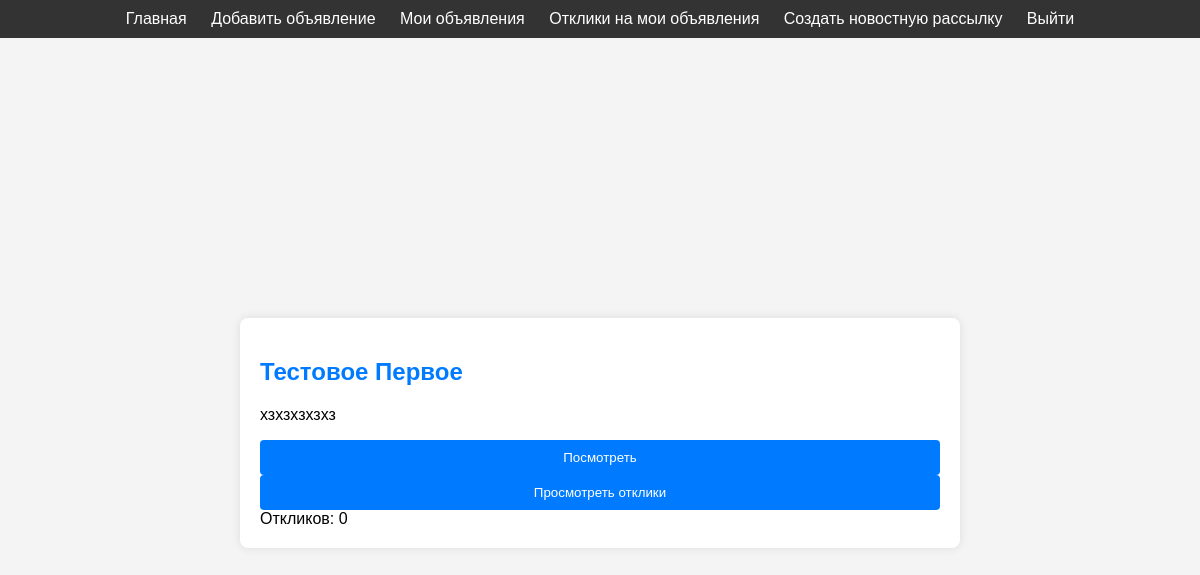
Before: /my-posts/ (signed in) with the older database file.
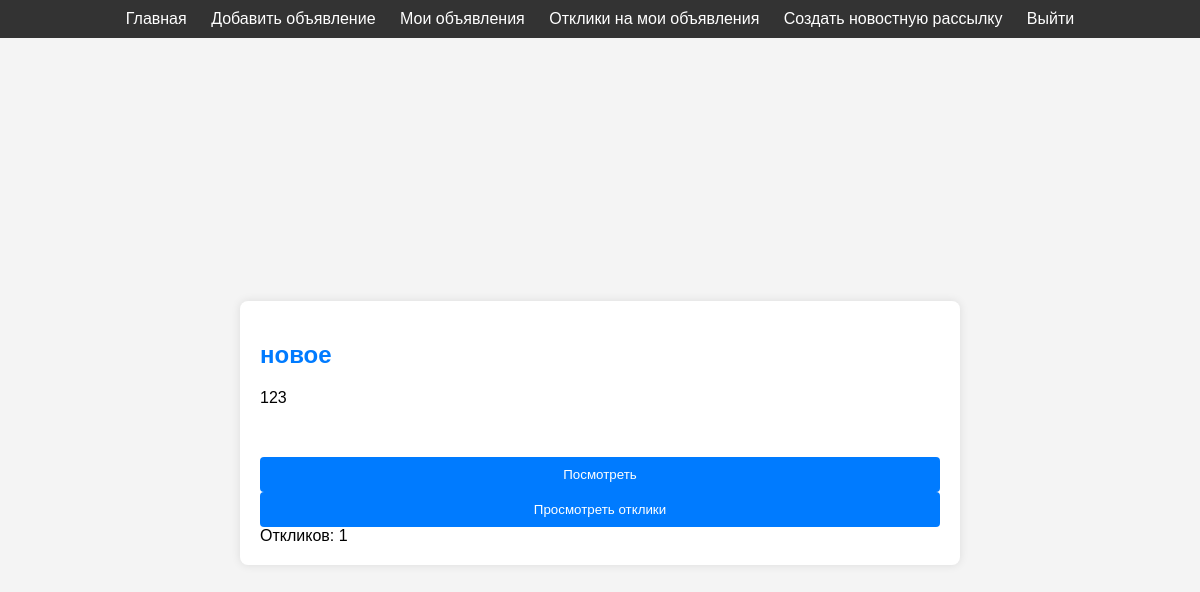
After: the same page with the newer database file.
### main/models.py (models this page shows, shortened)
class Post(models.Model):
    tank = 'Танк'
    heal = 'Хил'
    dd = 'ДД'
    merchants = 'Торговцы'
    guildmasters = 'Гильдмастеры'
    questgivers = 'Квестгиверы'
    blacksmiths = 'Кузнецы'
    tanners = 'Кожевники'
    potion_makers = 'Зельевары'
    spell_masters = 'Мастера Заклинаний'
    category_list = [
        (tank, 'Танк'),
        (heal, 'Хил'),
        (dd, 'ДД'),
        (merchants, 'Торговцы'),
        (guildmasters, 'Гильдмастеры'),
        (questgivers, 'Квестгиверы'),
        (blacksmiths, 'Кузнецы'),
        (tanners, 'Кожевники'),
        (potion_makers, 'Зельевары'),
        (spell_masters, 'Мастера Заклинаний'),
    ]
    title = models.CharField(max_length=255)
    content = RichTextField()
    category = models.CharField(max_length=255, choices=category_list, default=heal)
    date_add = models.DateTimeField(auto_now_add=True)
    author = models.ForeignKey(User, on_delete=models.CASCADE)

### main/views.py (the view)
# urls.py: path('my-posts/', UserPostList.as_view(), name='my_post_list'),
class UserPostList(LoginRequiredMixin, ListView):
    model = Post
    ordering = '-date_add'
    template_name = 'post_list.html'
    context_object_name = 'post'
    def get_queryset(self):
        return Post.objects.filter(author=self.request.user).annotate(reply_count=Count('reply'))

### templates/post_list.html (shortened to what this page needs)
{% extends 'flatpages/default.html' %}
{% block content %}
<div class="content">
    {% if post %}
        <div class="ads-list">
            {% for one_post in post %}
                <div class="ad-item">
                    <h2><a href="{% url 'post_detail' one_post.id %}">{{ one_post.title }}</a></h2>
                    <p>{{ one_post.content|safe }}</p>
                    <button onclick="location.href='{% url 'post_detail' one_post.id %}'">Посмотреть</button>
                    {% if one_post.author != user %}
                        <button onclick="location.href='{% url 'post_detail' one_post.id %}'">Откликнуться</button>
                    {% else %}
                        <button onclick="location.href='{% url 'post_detail' one_post.id %}'">Просмотреть отклики</button>
                    {% endif %}
                    <span>Откликов: {{ one_post.reply_count }}</span>
                </div>
            {% endfor %}
        </div>
    {% endif %}
</div>
{% endblock content %}

Changed rows visible on the page:
removed Post: title "Тестовое Первое", content "хзхзхзхзхз", shows "Просмотреть отклики", reply_count "0"
added Post: title "новое", content "123", shows "Просмотреть отклики", reply_count "1"
